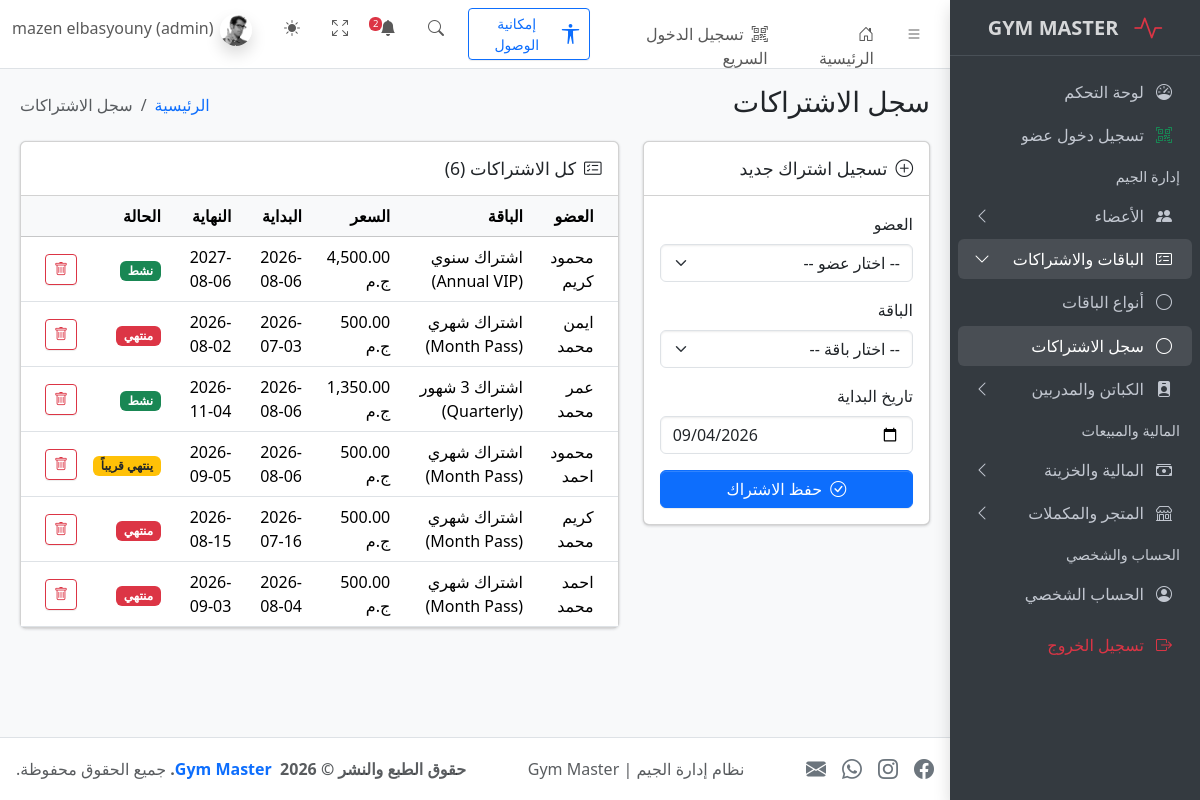
The page /subscriptions.php (signed in) on the database its author committed.
### tables this page shows
CREATE TABLE `subscriptions` (
  `id` int(11) NOT NULL,
  `member_id` int(11) NOT NULL,
  `package_id` int(11) NOT NULL,
  `start_date` date NOT NULL,
  `end_date` date NOT NULL,
  `created_at` timestamp NOT NULL DEFAULT current_timestamp(),
  `status` varchar(20) DEFAULT 'active'
);

CREATE TABLE `packages` (
  `id` int(11) NOT NULL,
  `name` varchar(100) NOT NULL,
  `duration_days` int(11) NOT NULL,
  `price` decimal(10,2) NOT NULL,
  `created_at` timestamp NOT NULL DEFAULT current_timestamp()
);

### config/db.php (called while the page is built, shortened)
<?php
if (!function_exists('isLoggedIn')) {
    function isLoggedIn() {
        return isset($_SESSION['user_id']);
    }
}
if (!function_exists('hasRole')) {
    function hasRole($allowedRoles) {
        $userRole = $_SESSION['role'] ?? 'user';
        return in_array($userRole, $allowedRoles, true);
    }
}
?>

### subscriptions.php (the view, shortened to what this page needs)
<?php
require_once 'config/db.php';
$members  = $pdo->query('SELECT id, full_name FROM members ORDER BY full_name ASC')->fetchAll();
$packages = $pdo->query('SELECT id, name, duration_days, price FROM packages ORDER BY name ASC')->fetchAll();
$subscriptions = $pdo->query(
    'SELECT s.*, COALESCE(m.full_name, "عضو محذوف أو غير معروف") AS full_name, p.name AS package_name, p.price AS package_price
     FROM subscriptions s
     LEFT JOIN members m ON m.id = s.member_id
     LEFT JOIN packages p ON p.id = s.package_id
     ORDER BY s.id DESC'
)->fetchAll();
require_once 'includes/header.php';
require_once 'includes/sidebar.php';
?>
<main class="app-main">
  <div class="app-content-header">
    <div class="container-fluid">
      <div class="row">
        <div class="col-sm-6">
          <h3 class="mb-0">سجل الاشتراكات</h3>
        </div>
        <div class="col-sm-6">
          <ol class="breadcrumb float-sm-end">
            <li class="breadcrumb-item"><a href="index.php">الرئيسية</a></li>
            <li class="breadcrumb-item active">سجل الاشتراكات</li>
          </ol>
        </div>
      </div>
    </div>
  </div>
  <div class="app-content">
    <div class="container-fluid">
      <div class="row">
        <?php if (hasRole(['admin', 'staff'])): ?>
        <div class="col-lg-4">
          <div class="card">
            <div class="card-header">
              <h3 class="card-title"><i class="bi bi-plus-circle me-2"></i>تسجيل اشتراك جديد</h3>
            </div>
            <div class="card-body">
              <?php if (empty($members)): ?>
                <p class="text-secondary">لازم تضيف أعضاء الأول من <a href="member-add.php">هنا</a></p>
              <?php elseif (empty($packages)): ?>
                <p class="text-secondary">لازم تضيف باقات الأول من <a href="packages.php">هنا</a></p>
              <?php else: ?>
                <form method="POST" action="subscriptions.php">
                  <div class="mb-3">
                    <label class="form-label">العضو</label>
                    <select name="member_id" class="form-select" required>
                      <option value="">-- اختار عضو --</option>
                    </select>
                  </div>
                  <div class="mb-3">
                    <label class="form-label">الباقة</label>
                    <select name="package_id" class="form-select" required>
                      <option value="">-- اختار باقة --</option>
                    </select>
                  </div>
                  <div class="mb-3">
                    <label class="form-label">تاريخ البداية</label>
                    <input type="date" name="start_date" class="form-control" required
                           value="<?= date('Y-m-d') ?>">
                  </div>
                  <button type="submit" class="btn btn-primary w-100">
                    <i class="bi bi-check-circle me-1"></i> حفظ الاشتراك
                  </button>
                </form>
              <?php endif; ?>
            </div>
          </div>
        </div>
        <?php endif; ?>
        <div class="<?= hasRole(['admin', 'staff']) ? 'col-lg-8' : 'col-lg-12' ?>">
          <div class="card">
            <div class="card-header">
              <h3 class="card-title"><i class="bi bi-card-checklist me-2"></i>كل الاشتراكات (<?= count($subscriptions) ?>)</h3>
            </div>
            <div class="card-body p-0">
              <div class="table-responsive">
                <table class="table table-hover mb-0 align-middle">
                  <thead class="table-light">
                    <tr>
                      <th>العضو</th>
                      <th>الباقة</th>
                      <th>السعر</th>
                      <th>البداية</th>
                      <th>النهاية</th>
                      <th>الحالة</th>
                      <?php if (hasRole(['admin', 'staff'])): ?>
                      <th></th>
                      <?php endif; ?>
                    </tr>
                  </thead>
                  <tbody>
                    <?php if (empty($subscriptions)): ?>
                      <tr><td colspan="<?= hasRole(['admin', 'staff']) ? 7 : 6 ?>" class="text-center text-secondary py-4">مفيش اشتراكات مسجلة لسه</td></tr>
                    <?php else: ?>
                      <?php foreach ($subscriptions as $sub):
                        $today = new DateTime();
                        $end   = new DateTime($sub['end_date']);
                        $daysLeft = (int) $today->diff($end)->format('%r%a');
                        if ($daysLeft < 0) {
                            $statusLabel = 'منتهي';
                            $statusClass = 'bg-danger';
                        } elseif ($daysLeft <= 7) {
                            $statusLabel = 'ينتهي قريباً';
                            $statusClass = 'bg-warning text-dark';
                        } else {
                            $statusLabel = 'نشط';
                            $statusClass = 'bg-success';
                        }
                        $displayPrice = $sub['price'] ?? $sub['package_price'] ?? 0;
                      ?>
                        <tr>
                          <td><?= htmlspecialchars($sub['full_name']) ?></td>
                          <td><?= htmlspecialchars($sub['package_name']) ?></td>
                          <td><?= number_format($displayPrice, 2) ?> ج.م</td>
                          <td><?= htmlspecialchars($sub['start_date']) ?></td>
                          <td><?= htmlspecialchars($sub['end_date']) ?></td>
                          <td><span class="badge <?= $statusClass ?>"><?= $statusLabel ?></span></td>
                          <?php if (hasRole(['admin', 'staff'])): ?>
                          <td>
                            <a href="subscriptions.php?delete=<?= $sub['id'] ?>"
                               class="btn btn-sm btn-outline-danger"
                               onclick="return confirm('متأكد إنك عايز تحذف الاشتراك ده؟');">
                              <i class="bi bi-trash"></i>
                            </a>
                          </td>
                          <?php endif; ?>
                        </tr>
                      <?php endforeach; ?>
                    <?php endif; ?>
                  </tbody>
                </table>
              </div>
            </div>
          </div>
        </div>
      </div>
    </div>
  </div>
</main>
<?php require_once 'includes/footer.php'; ?>

### rows shown on the page
subscriptions: full_name "محمود كريم", package.name "اشتراك سنوي (Annual VIP)", package.price "4,500.00", start_date "2026-08-06", end_date "2027-08-06", end_date "نشط"
subscriptions: full_name "ايمن محمد", package.name "اشتراك شهري (Month Pass)", package.price "500.00", start_date "2026-07-03", end_date "2026-08-02", end_date "منتهي"
subscriptions: full_name "عمر محمد", package.name "اشتراك 3 شهور (Quarterly)", package.price "1,350.00", start_date "2026-08-06", end_date "2026-11-04", end_date "نشط"
subscriptions: full_name "محمود احمد", package.name "اشتراك شهري (Month Pass)", package.price "500.00", start_date "2026-08-06", end_date "2026-09-05", end_date "ينتهي قريباً"
subscriptions: full_name "كريم محمد", package.name "اشتراك شهري (Month Pass)", package.price "500.00", start_date "2026-07-16", end_date "2026-08-15", end_date "منتهي"
subscriptions: full_name "احمد محمد", package.name "اشتراك شهري (Month Pass)", package.price "500.00", start_date "2026-08-04", end_date "2026-09-03", end_date "منتهي"

### other values the page prints
$totalNotifications "2"
$displayName "mazen elbasyouny"
$displayRole "admin"
count($subscriptions) "6"
